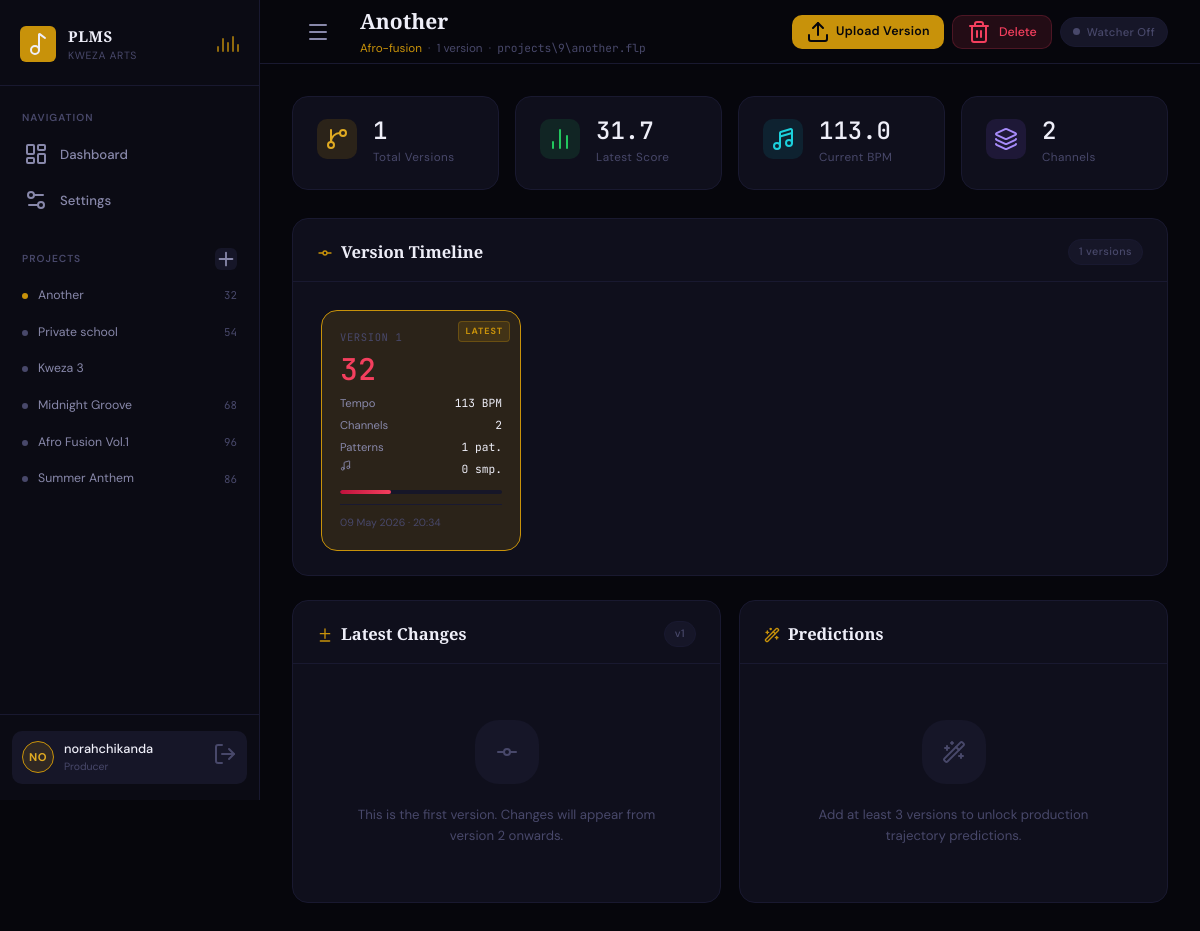
Page /project/9 (signed in) on the committed database.
### models.py (models this page shows, shortened)
class Project(db.Model):
    __tablename__ = 'projects'
    id          = db.Column(db.Integer, primary_key=True)
    user_id     = db.Column(db.Integer, db.ForeignKey('users.id'), nullable=False)
    name        = db.Column(db.String(200), nullable=False)
    filepath    = db.Column(db.String(500), default='')
    source_path = db.Column(db.String(500), default='')
    description = db.Column(db.Text,        default='')
    genre       = db.Column(db.String(100), default='')
    created_at  = db.Column(db.DateTime,    default=datetime.utcnow)
    versions    = db.relationship('Version', backref='project', lazy=True,
                                  cascade='all, delete-orphan',
                                  order_by='Version.version_num')
    @property
    def version_count(self):  return len(self.versions)
    @property
    def latest_version(self): return self.versions[-1] if self.versions else None
    @property
    def latest_score(self):
        lv = self.latest_version; return lv.quality_score if lv else 0.0
    @property
    def score_class(self):
        s = self.latest_score
        return 'score-high' if s >= 70 else ('score-mid' if s >= 40 else 'score-low')

class Version(db.Model):
    __tablename__ = 'versions'
    id            = db.Column(db.Integer, primary_key=True)
    project_id    = db.Column(db.Integer, db.ForeignKey('projects.id'), nullable=False)
    version_num   = db.Column(db.Integer, nullable=False)
    tempo         = db.Column(db.Float,   default=120.0)
    channel_count = db.Column(db.Integer, default=0)
    pattern_count = db.Column(db.Integer, default=0)
    quality_score = db.Column(db.Float,   default=0.0)
    changes_json  = db.Column(db.Text,    default='{}')
    backup_path   = db.Column(db.String(500), default='')
    notes         = db.Column(db.Text,    default='')
    captured_at   = db.Column(db.DateTime, default=datetime.utcnow)
    @property
    def changes(self):
        try:    return json.loads(self.changes_json)
        except: return {}
    @property
    def score_class(self):
        return 'score-high' if self.quality_score >= 70 else \
               ('score-mid' if self.quality_score >= 40 else 'score-low')

class User(db.Model, UserMixin):
    __tablename__ = 'users'
    id            = db.Column(db.Integer, primary_key=True)
    username      = db.Column(db.String(80),  unique=True, nullable=False)
    email         = db.Column(db.String(120), unique=True, nullable=False)
    password_hash = db.Column(db.String(256), nullable=False)
    role          = db.Column(db.String(20),  default='producer')
    created_at    = db.Column(db.DateTime,    default=datetime.utcnow)
    projects      = db.relationship('Project',     backref='owner', lazy=True,
                                    cascade='all, delete-orphan')
    settings      = db.relationship('AppSettings', backref='user',  uselist=False,
                                    cascade='all, delete-orphan')
    @property
    def initials(self): return self.username[:2].upper()

### app.py (the view)
@app.route('/project/<int:project_id>')
@login_required
def project_detail(project_id):
    proj  = Project.query.filter_by(id=project_id,
                                    user_id=current_user.id).first_or_404()
    preds = PredictionEngine().predict_all(proj.versions) \
            if len(proj.versions) >= 3 else {}
    chart = dict(
        labels  =[f'v{v.version_num}'                         for v in proj.versions],
        scores  =[v.quality_score                              for v in proj.versions],
        channels=[v.channel_count                              for v in proj.versions],
        tempos  =[v.tempo                                      for v in proj.versions],
        patterns=[v.pattern_count                              for v in proj.versions],
        samples =[getattr(v, 'sample_count', 0)               for v in proj.versions],
    )
    return render_template('project.html', project=proj,
                           predictions=preds,
                           chart_data=json.dumps(chart))

### app.py (called while the page is built, shortened)
@login_manager.user_loader
def load_user(uid): return User.query.get(int(uid))

@app.context_processor
def inject_globals():
    active = False
    if current_user.is_authenticated:
        s = AppSettings.query.filter_by(user_id=current_user.id).first()
    return dict(watcher_active=active)

### templates/project.html (shortened to what this page needs)
{% extends "base.html" %}
{% block page_title %}{{ project.name }}{% endblock %}
{% block page_sub %}
  {% if project.genre %}<span style="color:var(--gold)">{{ project.genre }}</span> &nbsp;·&nbsp; {% endif %}
  {{ project.version_count }} version{{ 's' if project.version_count != 1 }}
  {% if project.filepath %}&nbsp;·&nbsp; <span class="mono" style="font-size:.75rem">{{ project.filepath }}</span>{% endif %}
{% endblock %}
{% block topbar_actions %}
  <label class="btn btn-primary btn-sm" style="cursor:pointer;display:inline-flex;align-items:center;gap:6px;position:relative">
    <i data-lucide="upload"></i>
    <span id="upload-btn-text">Upload Version</span>
  </label>
  <button class="btn btn-danger btn-sm"
          onclick="confirmDelete('{{ project.name }}','delete-form-{{ project.id }}')">
    <i data-lucide="trash-2"></i> Delete
  </button>
{% endblock %}
{% block content %}
<div class="stat-grid" style="margin-bottom:28px">
  <div class="stat-card">
    <div class="stat-icon gold"><i data-lucide="git-branch"></i></div>
    <div class="stat-info">
      <div class="stat-value">{{ project.version_count }}</div>
      <div class="stat-label">Total Versions</div>
    </div>
  </div>
  <div class="stat-card">
    <div class="stat-icon green"><i data-lucide="bar-chart-2"></i></div>
    <div class="stat-info">
      <div class="stat-value {{ project.score_class }}">
        {{ project.latest_score|round(1) if project.latest_score else '—' }}
      </div>
      <div class="stat-label">Latest Score</div>
    </div>
  </div>
  <div class="stat-card">
    <div class="stat-icon teal"><i data-lucide="music-4"></i></div>
    <div class="stat-info">
      <div class="stat-value">
        {% if project.latest_version %}{{ project.latest_version.tempo|round(1) }}{% else %}—{% endif %}
      </div>
      <div class="stat-label">Current BPM</div>
    </div>
  </div>
  <div class="stat-card">
    <div class="stat-icon purple"><i data-lucide="layers"></i></div>
    <div class="stat-info">
      <div class="stat-value">
        {% if project.latest_version %}{{ project.latest_version.channel_count }}{% else %}—{% endif %}
      </div>
      <div class="stat-label">Channels</div>
    </div>
  </div>
</div>
<div class="card mb-6">
  <div class="card-header">
    <h3><i data-lucide="git-commit-horizontal" style="width:16px;height:16px;display:inline;vertical-align:middle;margin-right:8px;color:var(--gold)"></i>Version Timeline</h3>
    <span class="badge badge-muted">{{ project.version_count }} versions</span>
  </div>
  <div class="card-body" style="padding-bottom:8px">
    {% if project.versions %}
      <div class="timeline-scroll">
        {% for version in project.versions|reverse %}
          <div class="version-card {% if loop.first %}latest{% endif %}">
            <div class="version-num">VERSION {{ version.version_num }}</div>
            <div class="version-score {{ version.score_class }}">
              {{ version.quality_score|round(0)|int }}
            </div>
            <div class="version-meta">
              <div class="version-meta-row">
                <span>Tempo</span>
                <span>{{ version.tempo|round(0)|int }} BPM</span>
              </div>
              <div class="version-meta-row">
                <span>Channels</span>
                <span>{{ version.channel_count }}</span>
              </div>
              <div class="version-meta-row">
                <span>Patterns</span>
                <span>{{ version.pattern_count }} pat.</span>
              </div>
              <div class="version-meta-row">
                <i data-lucide="music" style="width:11px;height:11px"></i>
                <span>{{ version.sample_count if version.sample_count is defined else 0 }} smp.</span>
              </div>
            </div>
            <div class="score-bar-wrap" style="margin-bottom:10px">
              <div class="score-bar-fill {{ version.score_class }}"
                   data-score="{{ version.quality_score }}"></div>
            </div>
            <div class="version-date">
              {{ version.captured_at.strftime('%d %b %Y · %H:%M') }}
            </div>
          </div>
        {% endfor %}
      </div>
    {% else %}
      <div class="empty-state" style="padding:48px 24px">
        <div class="empty-icon"><i data-lucide="git-commit-horizontal"></i></div>
        <h3>No versions yet</h3>
        <p>Save an FL Studio file in your watched folder while the watcher is active.</p>
      </div>
    {% endif %}
  </div>
</div>
<div style="display:grid;grid-template-columns:1fr 1fr;gap:18px;margin-bottom:18px">
  <div class="card">
    <div class="card-header">
      <h3><i data-lucide="diff" style="width:16px;height:16px;display:inline;vertical-align:middle;margin-right:8px;color:var(--gold)"></i>Latest Changes</h3>
      {% if project.latest_version %}
        <span class="badge badge-muted">v{{ project.latest_version.version_num }}</span>
      {% endif %}
    </div>
    <div class="card-body">
      {% if project.latest_version and project.latest_version.changes and project.latest_version.changes.total > 0 %}
        <div class="changes-list">
          {% for key, change in project.latest_version.changes.items() %}
            {% if key != 'total' %}
              <div class="change-item {{ change.direction }}">
                {% if change.direction == 'increased' %}
                  <i data-lucide="arrow-up-right"></i>
                {% else %}
                  <i data-lucide="arrow-down-right"></i>
                {% endif %}
                <span class="change-label">{{ change.label }}</span>
                <span class="change-values">
                  <strong>{{ change.before }}</strong>
                  →
                  <strong>{{ change.after }}</strong>
                  <span style="color:var(--text-3)">({{ '+' if change.delta > 0 else '' }}{{ change.delta }} {{ change.unit }})</span>
                </span>
              </div>
            {% endif %}
          {% endfor %}
        </div>
      {% elif project.version_count == 1 %}
        <div class="empty-state" style="padding:32px 0">
          <div class="empty-icon"><i data-lucide="git-commit-horizontal"></i></div>
          <p>This is the first version. Changes will appear from version 2 onwards.</p>
        </div>
      {% else %}
        <div class="empty-state" style="padding:32px 0">
          <div class="empty-icon"><i data-lucide="check-circle"></i></div>
          <p>No measurable changes detected between the last two versions.</p>
        </div>
      {% endif %}
    </div>
  </div>
  <div class="card">
    <div class="card-header">
      <h3><i data-lucide="wand-2" style="width:16px;height:16px;display:inline;vertical-align:middle;margin-right:8px;color:var(--gold)"></i>Predictions</h3>
    </div>
    <div class="card-body">
      {% if predictions %}
        <div class="prediction-grid" style="grid-template-columns:1fr">
          {% if predictions.quality_score and predictions.quality_score.available %}
            {% set qs = predictions.quality_score %}
            <div class="prediction-item">
              <div class="pred-metric">Next Score (v{{ qs.next_version }})</div>
              <div class="pred-value {{ 'score-high' if qs.predicted_value >= 70 else ('score-mid' if qs.predicted_value >= 40 else 'score-low') }}">
                {{ qs.predicted_value|round(1) }}
              </div>
              <div class="pred-trend {{ qs.trend }}">
                <i data-lucide="{{ 'trending-up' if qs.trend in ['growing','improving'] else ('trending-down' if qs.trend in ['declining','tapering'] else 'minus') }}"
                   style="width:12px;height:12px;display:inline;vertical-align:middle;margin-right:4px"></i>
                {{ qs.trend|capitalize }}
              </div>
            </div>
          {% endif %}
          {% if predictions.channel_count and predictions.channel_count.available %}
            {% set cc = predictions.channel_count %}
            <div class="prediction-item">
              <div class="pred-metric">Expected Channels (v{{ cc.next_version }})</div>
              <div class="pred-value">{{ cc.predicted_value|round(0)|int }}</div>
              <div class="pred-trend {{ cc.trend }}">{{ cc.trend|capitalize }}</div>
            </div>
          {% endif %}
          {% if predictions.tempo and predictions.tempo.available %}
            {% set t = predictions.tempo %}
            <div class="prediction-item">
              <div class="pred-metric">Predicted Tempo (v{{ t.next_version }})</div>
              <div class="pred-value">{{ t.predicted_value|round(1) }} BPM</div>
              <div class="pred-trend {{ t.trend }}">{{ t.trend|capitalize }}</div>
            </div>
          {% endif %}
        </div>
      {% else %}
        <div class="empty-state" style="padding:32px 0">
          <div class="empty-icon"><i data-lucide="wand-2"></i></div>
          <p>Add at least 3 versions to unlock production trajectory predictions.</p>
        </div>
      {% endif %}
    </div>
  </div>
</div>
{% endblock %}

### templates/base.html (shortened to what this page needs)
<!DOCTYPE html>
<html lang="en">
<head>
  <link rel="stylesheet" href="{{ url_for('static', filename='css/style.css') }}">
</head>
<body>
<div class="app-shell">
  <aside class="sidebar" id="sidebar">
    <div class="sidebar-brand">
      <div class="brand-icon"><i data-lucide="music-2"></i></div>
      <div class="brand-text">
        <div class="brand-title">PLMS</div>
        <div class="brand-sub">Kweza Arts</div>
      </div>
      <div class="sidebar-eq"><span></span><span></span><span></span><span></span><span></span></div>
    </div>
    <nav class="sidebar-nav">
      <div class="sidebar-nav-label">Navigation</div>
      <a href="{{ url_for('dashboard') }}" class="nav-item {% if request.endpoint=='dashboard' %}active{% endif %}">
        <i data-lucide="layout-dashboard"></i> Dashboard
      </a>
      <a href="{{ url_for('settings') }}" class="nav-item {% if request.endpoint=='settings' %}active{% endif %}">
        <i data-lucide="settings-2"></i> Settings
      </a>
    </nav>
    <div class="sidebar-projects">
      <div class="sidebar-projects-header">
        <span>Projects</span>
        <button data-modal-open="modal-new-project" title="New project"><i data-lucide="plus"></i></button>
      </div>
      {% set user_projects = current_user.projects|sort(attribute='created_at', reverse=True) %}
      {% for proj in user_projects[:12] %}
        <a href="{{ url_for('project_detail', project_id=proj.id) }}"
           class="project-nav-item {% if request.endpoint=='project_detail' and project is defined and project.id==proj.id %}active{% endif %}">
          <span class="proj-dot"></span>
          <span class="proj-name">{{ proj.name }}</span>
          <span class="proj-score mono">{% if proj.latest_score > 0 %}{{ proj.latest_score|round(0)|int }}{% endif %}</span>
        </a>
      {% else %}
        <div class="text-xs text-muted" style="padding:8px 10px">No projects yet.</div>
      {% endfor %}
    </div>
    <div class="sidebar-footer">
      <div class="user-card">
        <div class="user-avatar">{{ current_user.initials }}</div>
        <div class="user-info">
          <div class="user-name">{{ current_user.username }}</div>
          <div class="user-role">{{ current_user.role }}</div>
        </div>
        <a href="{{ url_for('auth_logout') }}" title="Sign out"><i data-lucide="log-out"></i></a>
      </div>
    </div>
  </aside>
  <div class="main-content">
    <header class="topbar">
      <button id="sidebar-toggle" class="btn btn-ghost"><i data-lucide="menu"></i></button>
      <div class="topbar-left">
        <div class="topbar-title serif">{% block page_title %}Dashboard{% endblock %}</div>
        <div class="topbar-sub">{% block page_sub %}{% endblock %}</div>
      </div>
      <div class="topbar-actions">
        {% block topbar_actions %}{% endblock %}
        <span class="watcher-badge {% if watcher_active %}active{% else %}inactive{% endif %}"
              id="watcher-badge">
          <span class="dot"></span>
          <span id="watcher-label">
          </span>
        </span>
      </div>
    </header>
    <main class="page-body">{% block content %}{% endblock %}</main>
  </div>
</div>
</body>
</html>

### rows in the picture
Project: name "Another", latest_score "32", genre "Afro-fusion", filepath "projects\\9\\another.flp"
Project: name "Private school", latest_score "54"
Project: name "Kweza 3"
Project: name "Midnight Groove", latest_score "68"
Project: name "Afro Fusion Vol.1", latest_score "96"
Project: name "Summer Anthem", latest_score "86"
User: initials "NO", username "norahchikanda", role "Producer"
Version: latest_score "31.7", latest_version.tempo "113.0", latest_version.channel_count "2", version_num "1", quality_score "32", tempo "113", channel_count "2", pattern_count "1", sample_count "0", captured_at "09 May 2026 · 20:34", latest_version.version_num "1"

### other values in the picture
{{ project.version_count }} "1"
